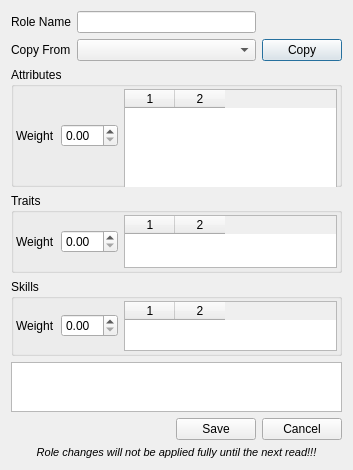
<?xml version="1.0" encoding="UTF-8"?>
<ui version="4.0">
 <class>roleDialog</class>
 <widget class="QDialog" name="roleDialog">
  <property name="geometry">
   <rect>
    <x>0</x>
    <y>0</y>
    <width>353</width>
    <height>470</height>
   </rect>
  </property>
  <property name="windowTitle">
   <string>Custom Role</string>
  </property>
  <property name="windowIcon">
   <iconset resource="../images.qrc">
    <normaloff>:/img/hammer.png</normaloff>:/img/hammer.png</iconset>
  </property>
  <layout class="QVBoxLayout" name="verticalLayout_3">
   <item>
    <layout class="QGridLayout" name="gridLayout">
     <item row="1" column="0">
      <widget class="QLabel" name="label">
       <property name="text">
        <string>Copy From</string>
       </property>
      </widget>
     </item>
     <item row="0" column="0">
      <widget class="QLabel" name="lbl_role_name">
       <property name="text">
        <string>Role Name</string>
       </property>
      </widget>
     </item>
     <item row="0" column="1">
      <widget class="QLineEdit" name="le_role_name">
       <property name="toolTip">
        <string>The name of the role.</string>
       </property>
       <property name="statusTip">
        <string>Creating a custom role with the same name as a default role will override it in the default Roles view.</string>
       </property>
      </widget>
     </item>
     <item row="1" column="1">
      <widget class="QComboBox" name="cmb_copy">
       <property name="toolTip">
        <string>Target role to copy.</string>
       </property>
       <property name="statusTip">
        <string>Target role to copy.</string>
       </property>
      </widget>
     </item>
     <item row="1" column="2">
      <widget class="QPushButton" name="btn_copy">
       <property name="toolTip">
        <string>Copy the selected role.</string>
       </property>
       <property name="statusTip">
        <string>Copies all weights and aspects from the selected role.</string>
       </property>
       <property name="text">
        <string>Copy</string>
       </property>
      </widget>
     </item>
    </layout>
   </item>
   <item>
    <layout class="QVBoxLayout" name="verticalLayout_2">
     <item>
      <widget class="QGroupBox" name="gb_attributes">
       <property name="sizePolicy">
        <sizepolicy hsizetype="Preferred" vsizetype="Preferred">
         <horstretch>0</horstretch>
         <verstretch>0</verstretch>
        </sizepolicy>
       </property>
       <property name="minimumSize">
        <size>
         <width>0</width>
         <height>120</height>
        </size>
       </property>
       <property name="title">
        <string>Attributes</string>
       </property>
       <layout class="QHBoxLayout" name="horizontalLayout">
        <property name="margin">
         <number>2</number>
        </property>
        <item>
         <widget class="QLabel" name="lbl_attributes_weight">
          <property name="text">
           <string>Weight</string>
          </property>
         </widget>
        </item>
        <item>
         <widget class="QDoubleSpinBox" name="dsb_attributes_weight">
          <property name="toolTip">
           <string>Attributes weight.</string>
          </property>
          <property name="statusTip">
           <string>This weight is the importance of attributes relative to traits and skills. A higher weight gives more value. Leave at 0 to use default values.</string>
          </property>
          <property name="singleStep">
           <double>0.250000000000000</double>
          </property>
          <property name="value">
           <double>0.000000000000000</double>
          </property>
         </widget>
        </item>
        <item>
         <widget class="QTableWidget" name="tw_attributes">
          <property name="sizePolicy">
           <sizepolicy hsizetype="Expanding" vsizetype="Expanding">
            <horstretch>0</horstretch>
            <verstretch>0</verstretch>
           </sizepolicy>
          </property>
          <property name="minimumSize">
           <size>
            <width>0</width>
            <height>100</height>
           </size>
          </property>
          <property name="contextMenuPolicy">
           <enum>Qt::CustomContextMenu</enum>
          </property>
          <property name="toolTip">
           <string>Right click for options.</string>
          </property>
          <property name="statusTip">
           <string>Right click to add/remove skills.</string>
          </property>
          <property name="alternatingRowColors">
           <bool>true</bool>
          </property>
          <property name="columnCount">
           <number>2</number>
          </property>
          <attribute name="horizontalHeaderDefaultSectionSize">
           <number>50</number>
          </attribute>
          <attribute name="horizontalHeaderShowSortIndicator" stdset="0">
           <bool>true</bool>
          </attribute>
          <attribute name="horizontalHeaderStretchLastSection">
           <bool>false</bool>
          </attribute>
          <column/>
          <column/>
         </widget>
        </item>
       </layout>
      </widget>
     </item>
     <item>
      <widget class="QGroupBox" name="gb_traits">
       <property name="minimumSize">
        <size>
         <width>0</width>
         <height>80</height>
        </size>
       </property>
       <property name="title">
        <string>Traits</string>
       </property>
       <layout class="QHBoxLayout" name="horizontalLayout_4">
        <property name="margin">
         <number>2</number>
        </property>
        <item>
         <widget class="QLabel" name="lbl_attributes_weight_3">
          <property name="text">
           <string>Weight</string>
          </property>
         </widget>
        </item>
        <item>
         <widget class="QDoubleSpinBox" name="dsb_traits_weight">
          <property name="toolTip">
           <string>Traits weight.</string>
          </property>
          <property name="statusTip">
           <string>This weight is the importance of traits relative to attributes and skills. A higher weight gives more value. Leave at 0 to use default values.</string>
          </property>
          <property name="singleStep">
           <double>0.250000000000000</double>
          </property>
          <property name="value">
           <double>0.000000000000000</double>
          </property>
         </widget>
        </item>
        <item>
         <widget class="QTableWidget" name="tw_traits">
          <property name="sizePolicy">
           <sizepolicy hsizetype="Expanding" vsizetype="Expanding">
            <horstretch>0</horstretch>
            <verstretch>0</verstretch>
           </sizepolicy>
          </property>
          <property name="contextMenuPolicy">
           <enum>Qt::CustomContextMenu</enum>
          </property>
          <property name="toolTip">
           <string>Right click for options.</string>
          </property>
          <property name="statusTip">
           <string>Right click to add/remove skills.</string>
          </property>
          <property name="alternatingRowColors">
           <bool>true</bool>
          </property>
          <property name="columnCount">
           <number>2</number>
          </property>
          <attribute name="horizontalHeaderDefaultSectionSize">
           <number>50</number>
          </attribute>
          <attribute name="horizontalHeaderShowSortIndicator" stdset="0">
           <bool>true</bool>
          </attribute>
          <attribute name="horizontalHeaderStretchLastSection">
           <bool>false</bool>
          </attribute>
          <column/>
          <column/>
         </widget>
        </item>
       </layout>
      </widget>
     </item>
     <item>
      <widget class="QGroupBox" name="gb_skills">
       <property name="minimumSize">
        <size>
         <width>0</width>
         <height>75</height>
        </size>
       </property>
       <property name="title">
        <string>Skills</string>
       </property>
       <layout class="QHBoxLayout" name="horizontalLayout_2">
        <property name="margin">
         <number>2</number>
        </property>
        <item>
         <widget class="QLabel" name="lbl_attributes_weight_4">
          <property name="text">
           <string>Weight</string>
          </property>
         </widget>
        </item>
        <item>
         <widget class="QDoubleSpinBox" name="dsb_skills_weight">
          <property name="toolTip">
           <string>Skills weight.</string>
          </property>
          <property name="statusTip">
           <string>This weight is the importance of skills relative to traits and attributes. A higher weight gives more value. Leave at 0 to use default values.</string>
          </property>
          <property name="singleStep">
           <double>0.250000000000000</double>
          </property>
          <property name="value">
           <double>0.000000000000000</double>
          </property>
         </widget>
        </item>
        <item>
         <widget class="QTableWidget" name="tw_skills">
          <property name="sizePolicy">
           <sizepolicy hsizetype="Expanding" vsizetype="Expanding">
            <horstretch>0</horstretch>
            <verstretch>0</verstretch>
           </sizepolicy>
          </property>
          <property name="contextMenuPolicy">
           <enum>Qt::CustomContextMenu</enum>
          </property>
          <property name="toolTip">
           <string>Right click for options.</string>
          </property>
          <property name="statusTip">
           <string>Right click to add/remove skills.</string>
          </property>
          <property name="alternatingRowColors">
           <bool>true</bool>
          </property>
          <property name="columnCount">
           <number>2</number>
          </property>
          <attribute name="horizontalHeaderDefaultSectionSize">
           <number>50</number>
          </attribute>
          <attribute name="horizontalHeaderShowSortIndicator" stdset="0">
           <bool>true</bool>
          </attribute>
          <attribute name="horizontalHeaderStretchLastSection">
           <bool>false</bool>
          </attribute>
          <column/>
          <column/>
         </widget>
        </item>
       </layout>
      </widget>
     </item>
    </layout>
   </item>
   <item>
    <widget class="QTextEdit" name="txt_status_tip">
     <property name="maximumSize">
      <size>
       <width>16777215</width>
       <height>50</height>
      </size>
     </property>
    </widget>
   </item>
   <item>
    <layout class="QHBoxLayout" name="horizontalLayout_5">
     <item>
      <spacer name="horizontalSpacer">
       <property name="orientation">
        <enum>Qt::Horizontal</enum>
       </property>
       <property name="sizeHint" stdset="0">
        <size>
         <width>40</width>
         <height>20</height>
        </size>
       </property>
      </spacer>
     </item>
     <item>
      <widget class="QPushButton" name="btn_save">
       <property name="text">
        <string>Save</string>
       </property>
      </widget>
     </item>
     <item>
      <widget class="QPushButton" name="btn_cancel">
       <property name="text">
        <string>Cancel</string>
       </property>
      </widget>
     </item>
    </layout>
   </item>
   <item>
    <widget class="QLabel" name="label_2">
     <property name="font">
      <font>
       <pointsize>8</pointsize>
       <italic>true</italic>
      </font>
     </property>
     <property name="text">
      <string>Role changes will not be applied fully until the next read!!!</string>
     </property>
     <property name="textFormat">
      <enum>Qt::AutoText</enum>
     </property>
     <property name="alignment">
      <set>Qt::AlignCenter</set>
     </property>
    </widget>
   </item>
  </layout>
 </widget>
 <resources>
  <include location="../images.qrc"/>
 </resources>
 <connections/>
</ui>
